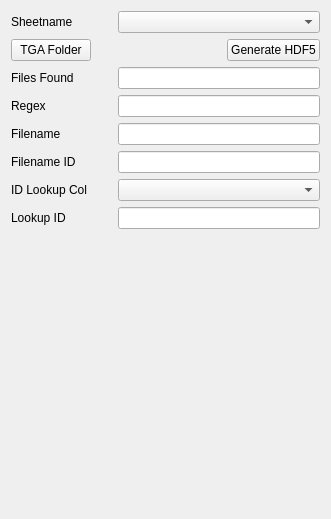
<?xml version="1.0" encoding="UTF-8"?>
<ui version="4.0">
 <class>DataWidget</class>
 <widget class="QWidget" name="DataWidget">
  <property name="geometry">
   <rect>
    <x>0</x>
    <y>0</y>
    <width>331</width>
    <height>519</height>
   </rect>
  </property>
  <property name="windowTitle">
   <string>Form</string>
  </property>
  <layout class="QVBoxLayout" name="verticalLayout">
   <item>
    <layout class="QHBoxLayout" name="horizontalLayout_2" stretch="1,2">
     <item>
      <widget class="QLabel" name="label">
       <property name="text">
        <string>Sheetname</string>
       </property>
      </widget>
     </item>
     <item>
      <widget class="QComboBox" name="google_sheetnames_comboBox"/>
     </item>
    </layout>
   </item>
   <item>
    <layout class="QHBoxLayout" name="horizontalLayout_4">
     <item>
      <widget class="QPushButton" name="open_txt_directory_pushButton">
       <property name="text">
        <string>TGA Folder</string>
       </property>
      </widget>
     </item>
     <item>
      <spacer name="horizontalSpacer">
       <property name="orientation">
        <enum>Qt::Orientation::Horizontal</enum>
       </property>
       <property name="sizeHint" stdset="0">
        <size>
         <width>40</width>
         <height>20</height>
        </size>
       </property>
      </spacer>
     </item>
     <item>
      <widget class="QPushButton" name="generate_hdf5_pushButton">
       <property name="text">
        <string>Generate HDF5</string>
       </property>
      </widget>
     </item>
    </layout>
   </item>
   <item>
    <layout class="QHBoxLayout" name="horizontalLayout_5" stretch="1,2">
     <item>
      <widget class="QLabel" name="label_4">
       <property name="text">
        <string>Files Found</string>
       </property>
      </widget>
     </item>
     <item>
      <widget class="QLineEdit" name="files_in_directory_lineEdit"/>
     </item>
    </layout>
   </item>
   <item>
    <layout class="QHBoxLayout" name="horizontalLayout_3" stretch="1,2">
     <item>
      <widget class="QLabel" name="label_2">
       <property name="text">
        <string>Regex</string>
       </property>
      </widget>
     </item>
     <item>
      <widget class="QLineEdit" name="filename_regex_lineEdit"/>
     </item>
    </layout>
   </item>
   <item>
    <layout class="QHBoxLayout" name="horizontalLayout_7" stretch="1,2">
     <item>
      <widget class="QLabel" name="label_6">
       <property name="text">
        <string>Filename</string>
       </property>
      </widget>
     </item>
     <item>
      <widget class="QLineEdit" name="example_filename_lineEdit"/>
     </item>
    </layout>
   </item>
   <item>
    <layout class="QHBoxLayout" name="horizontalLayout" stretch="1,2">
     <item>
      <widget class="QLabel" name="label_3">
       <property name="text">
        <string>Filename ID</string>
       </property>
      </widget>
     </item>
     <item>
      <widget class="QLineEdit" name="example_filename_id_lineEdit"/>
     </item>
    </layout>
   </item>
   <item>
    <layout class="QHBoxLayout" name="horizontalLayout_6" stretch="1,2">
     <item>
      <widget class="QLabel" name="label_5">
       <property name="text">
        <string>ID Lookup Col</string>
       </property>
      </widget>
     </item>
     <item>
      <widget class="QComboBox" name="google_lookup_column_comboBox"/>
     </item>
    </layout>
   </item>
   <item>
    <layout class="QHBoxLayout" name="horizontalLayout_8" stretch="1,2">
     <item>
      <widget class="QLabel" name="label_7">
       <property name="text">
        <string>Lookup ID</string>
       </property>
      </widget>
     </item>
     <item>
      <widget class="QLineEdit" name="google_lookup_id_lineEdit"/>
     </item>
    </layout>
   </item>
   <item>
    <spacer name="verticalSpacer">
     <property name="orientation">
      <enum>Qt::Orientation::Vertical</enum>
     </property>
     <property name="sizeHint" stdset="0">
      <size>
       <width>20</width>
       <height>40</height>
      </size>
     </property>
    </spacer>
   </item>
  </layout>
 </widget>
 <resources/>
 <connections/>
</ui>
